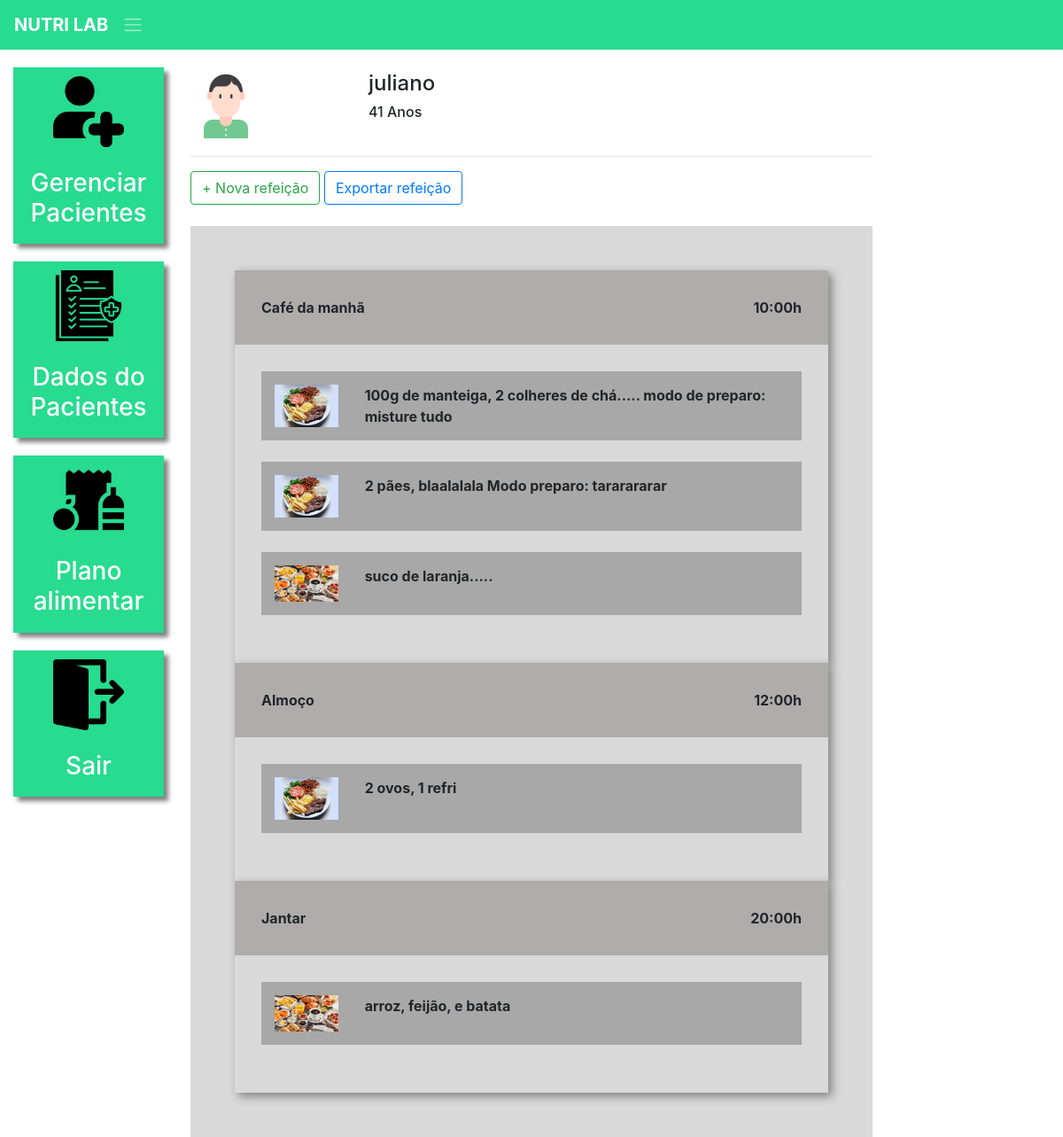
Page /plano_alimentar/2/ (signed in) on the committed database.
### plataforma/models.py (models this page shows, shortened)
class Pacientes(models.Model):
    choices_sexo = (('F', 'Feminino'),
                    ('M', 'Maculino'))
    nome = models.CharField(max_length=50)
    sexo = models.CharField(max_length=1, choices=choices_sexo)
    idade = models.IntegerField()
    email = models.EmailField()
    telefone = models.CharField(max_length=19)
    nutri = models.ForeignKey(User, on_delete=models.CASCADE) # SE UMA NUTRICIONISTA EXCLUIR OS CLIENTES TBM SÃO
    class Meta:
         verbose_name = "Paciente"
         verbose_name_plural = "Pacientes"

class Refeicao(models.Model):
    paciente = models.ForeignKey(Pacientes, on_delete=models.CASCADE)
    titulo = models.CharField(max_length=50)
    horario = models.TimeField()
    carboidratos = models.IntegerField()
    proteinas = models.IntegerField()
    gorduras = models.IntegerField()

class Opcao(models.Model):
    refeicao = models.ForeignKey(Refeicao, on_delete=models.CASCADE)
    imagem = models.ImageField(upload_to="opcao")
    descricao = models.TextField()

### plataforma/views.py (the view)
# urls.py: path('plano_alimentar/<str:id>/', views.plano_alimentar, name="plano_alimentar"),
def plano_alimentar(request, id):
    paciente = get_object_or_404(Pacientes, id=id)
    if not paciente.nutri == request.user:
        messages.add_message(request, constants.ERROR, 'Esse paciente não é seu')
        return redirect('/plano_alimentar_listar/')
    if request.method == "GET":
        r1 = Refeicao.objects.filter(paciente=paciente).order_by('horario')
        opcao = Opcao.objects.all()
        return render(request, 'plano_alimentar.html', {'paciente': paciente, 'refeicao':r1, 'opcao': opcao})

### plataforma/templates/plano_alimentar.html (shortened to what this page needs)
{% extends 'base_plataforma.html' %}
{% load static %}
{% block 'plataforma' %}
<br>
<div class="row">
    <div class="col-md-3">
        {% if paciente.sexo == "M"%}
        <img src="{% static 'plataforma/img/homem.png' %}" width="80" height="80">
        {% else %}
        <img src="{% static 'plataforma/img/feminino.png' %}" width="80" height="80">
        {% endif %}
    </div>
    <div class="col-md-3 dados descricao">
        <h4>{{paciente.nome}}</h4>
        <h6>{{paciente.idade}} Anos</h6>
    </div>
</div>
<hr>
<button type="button" class="btn btn-outline-success" data-toggle="modal" data-target="#modal">
+ Nova refeição
</button>
<button type="button" class="btn btn-outline-primary">
Exportar refeição
</button>
<br>
<br>
<div class="fundo-alimentar">
    {% for re in refeicao %}
        <div class="refeicao">
            <div class="head-refeicao">
                <span>{{re.titulo}}</span>
                <span style="float: right;">{{re.horario}}h</span>
            </div>
            <div class="body-refeicao">
                {% for o1 in opcao %}
                    {% if o1.refeicao == re%}
                        <div class="opcao">
                            <div class="row">
                                <div class="col-md-2">
                                    <img width="100%" src="{{o1.imagem.url}}">
                                </div>
                                <div class="col-md-10">
                                {{o1.descricao}}
                                </div>
                            </div>
                        </div>
                        <br>
                    {% endif %}
                {% endfor %}
            </div>
        </div>
    {% endfor %}
</div>
{% endblock%}

### templates/static/plataforma/css/style.css (style rules this page uses)
.dados { font-weight: bold; }
.descricao { margin-left: -12%; }
@media (max-width: 1300px) { .descricao { margin-left: 1px; } }

### templates/static/plataforma/css/plano_alimentar.css (style rules this page uses)
.fundo-alimentar { background-color: #D9D9D9; padding: 50px; }
.refeicao { box-shadow: 4px 4px 10px gray; }
.head-refeicao { background-color: #B0ACAC; padding: 30px; font-weight: bold; }
.body-refeicao { padding: 30px; font-weight: bold; }
.opcao { background-color: #A8A8A8; padding: 15px; }

### rows in the picture
Pacientes: nome "juliano", idade "41"
Refeicao: titulo "Café da manhã", horario "10:00"
Opcao: imagem (picture), descricao "100g de manteiga, 2 colheres de chá..... modo de preparo: misture tudo"
Opcao: imagem (picture), descricao "2 pães, blaalalala Modo preparo: tararararar"
Opcao: imagem (picture), descricao "suco de laranja....."
Refeicao: titulo "Almoço", horario "12:00"
Opcao: imagem (picture), descricao "2 ovos, 1 refri"
Refeicao: titulo "Jantar", horario "20:00"
Opcao: imagem (picture), descricao "arroz, feijão, e batata"
